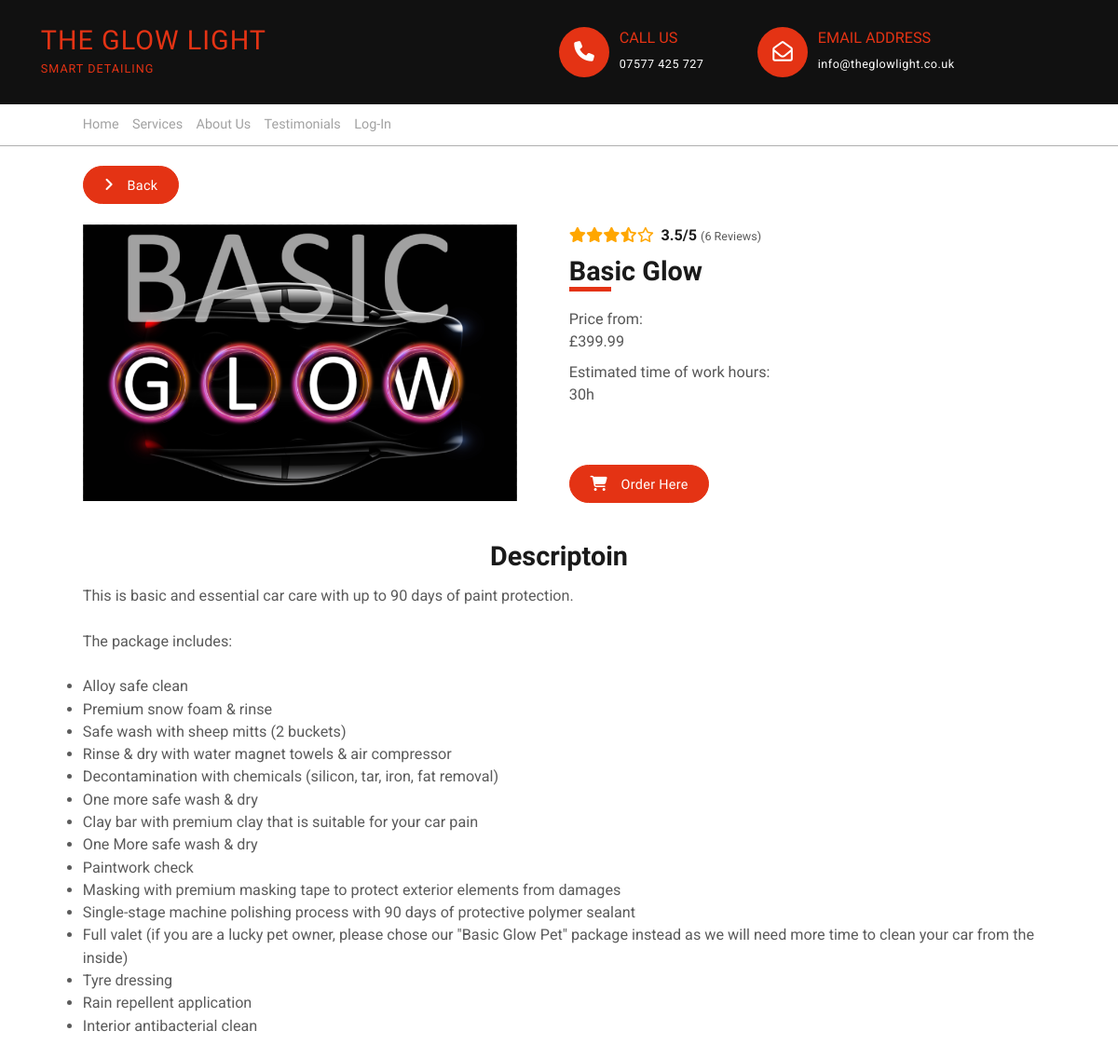
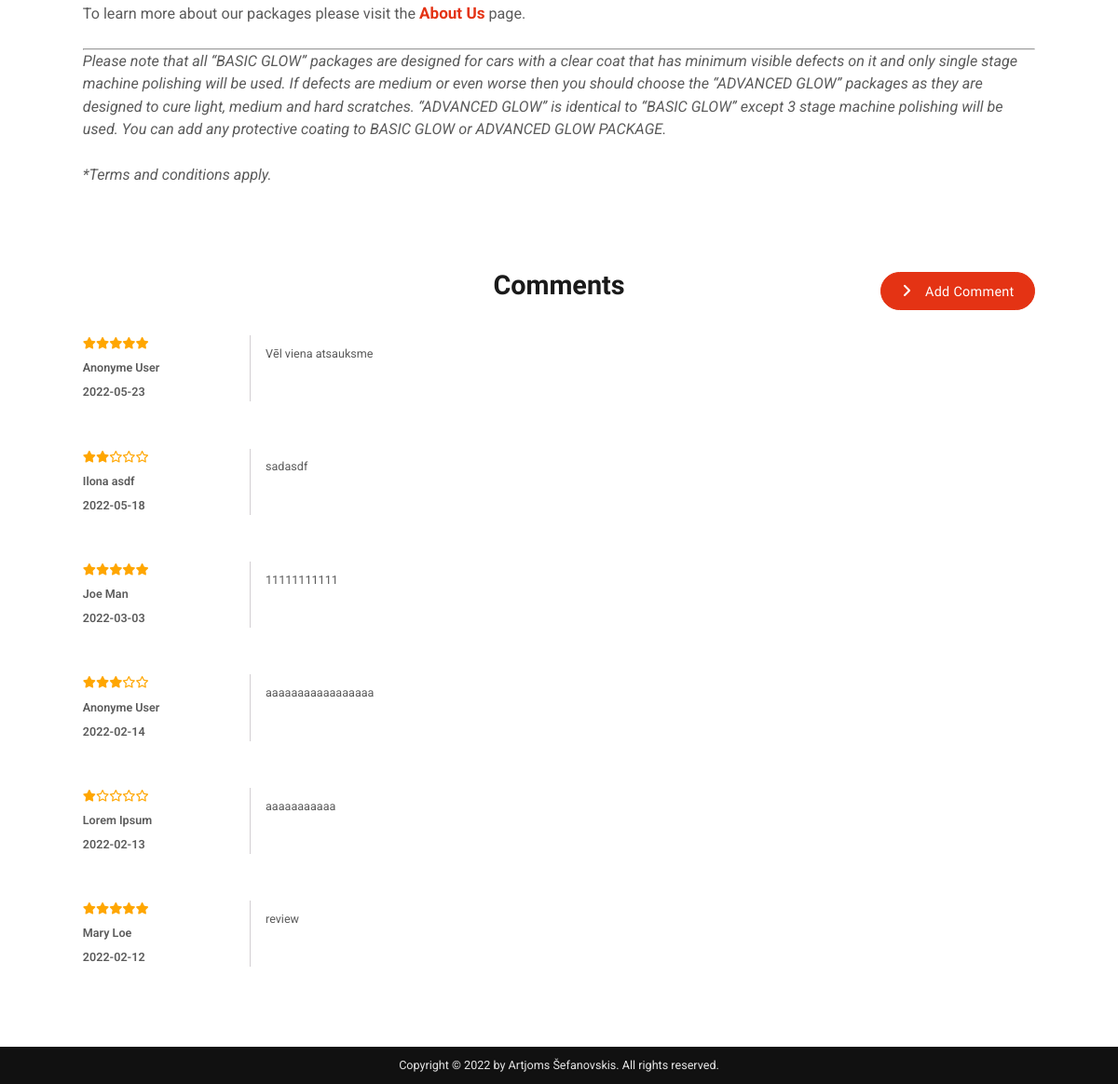
The page /service-page.php?p_id=3 on the database its author committed (2 pictures, top to bottom).
### tables this page shows
CREATE TABLE `services` (
  `service_id` int(11) NOT NULL,
  `service_title` varchar(255) NOT NULL,
  `service_price` float NOT NULL,
  `service_hours` int(11) NOT NULL,
  `service_description` text NOT NULL,
  `service_image` text NOT NULL
);

CREATE TABLE `comments` (
  `comment_id` int(11) NOT NULL,
  `comment_topic_id` int(11) NOT NULL,
  `comment_user_id` int(11) NOT NULL,
  `comment_rating` int(1) NOT NULL,
  `comment_content` text DEFAULT NULL,
  `comment_date` date NOT NULL,
  `comment_isanonyme` tinyint(1) NOT NULL DEFAULT 0,
  `comment_status` varchar(255) NOT NULL DEFAULT 'draft'
);

CREATE TABLE `users` (
  `user_id` int(11) NOT NULL,
  `user_first` varchar(255) NOT NULL,
  `user_last` varchar(255) NOT NULL,
  `user_email` varchar(255) NOT NULL,
  `user_phone` int(9) NOT NULL,
  `user_phone_code` int(5) NOT NULL,
  `user_role` varchar(255) NOT NULL DEFAULT 'user',
  `user_password` varchar(255) NOT NULL
);

### service-page.php (the view, shortened to what this page needs)
<?php include "inc/header.php";?>
<main class="container">
  <link rel="stylesheet" href="css/service-page.css">
  <a class="btn--cta services-back-btn" href="services.php">
    <i class="fas fa-angle-right"></i>
    <span>Back</span>
  </a>
  <?php
    if(isset($_GET['p_id'])){
      $the_service_id = $_GET['p_id'];
      $query = "select s.service_id, s.service_title, s.service_price, s.service_image, s.service_description, s.service_hours, ";
      $query.= "CASE WHEN c.comment_id is null then 0 ELSE COUNT(c.comment_id) END as service_review, ";
      $query.= "CASE WHEN c.comment_rating is null then 0 ELSE round(AVG(c.comment_rating),1) END as service_rating ";
      $query.= "FROM `services` as s ";
      $query.= "LEFT JOIN (select* from comments where comment_status = 'approved') as c on c.comment_topic_id = s.service_id ";
      $query.= "WHERE s.service_id = $the_service_id ";
      $query.= "GROUP BY s.service_id, s.service_title, s.service_price, s.service_image, s.service_hours, s.service_description";
      $select_services = mysqli_query($conn,$query);
      while($row = mysqli_fetch_assoc($select_services)){
        $service_id = $row['service_id'];
        $service_title = $row['service_title'];
        $service_price = $row['service_price'];
        $service_hours = $row['service_hours'];
        $service_rating = $row['service_rating'];
        $service_review = $row['service_review'];
        $service_description = $row['service_description'];
        $service_image = $row['service_image'];
      }
      ?>
      <section class="services-box">
        <div class="services-img-box">
          <img class="services-img" src="img/services-images/<?php echo $service_image; ?>" alt="main picture of service">
        </div>
        <div class="services-content">
          <div class="wrapper">
            <div class="service-rating">
              <div class="service-rating-stars">
                <?php displayStars($service_rating); ?>
              </div>
              <span class="text service-review-score"><strong><?php echo round($service_rating,1); ?>/5</strong></span>
              <span class="text service-review-count">(<?php echo $service_review; ?> Reviews)</span>
            </div>
            <div class="second-header-box">
              <h2 class="second-heading">
              <?php echo $service_title; ?>
              </h2>
              <span class="second-header-line"></span>
            </div>
            <div class="service-price">
              <span class="service-name">
                Price from:
              </span>
              <span class="service-price-number">
              £<?php echo $service_price; ?>
              </span>
            </div>
            <div class="service-labour">
              <span class="service-name">
                Estimated time of work hours:
              </span>
              <span class="service-labour-number">
              <?php echo $service_hours; ?>h
              </span>
            </div>
          </div>
          <a class="btn--cta services-cart-btn" href="prepare_order.php?p_id=<?php echo $service_id ;?>">
            <i class="fas fa-shopping-cart"></i>
            <span>Order Here</span>
          </a>
        </div>
      </section>
      <section class="services-descriptoin-section">
        <h3 class="service-header-h3">Descriptoin</h3>
        <div class="text services-description">
          <p ><?php echo $service_description; ?></p>
        </div>
      </section>
      <section class="services-comments-section">
        <h3 class="service-header-h3">Comments</h3>
        <?php
          $query = "select c.comment_rating, c.comment_date, c.comment_content, c.comment_isanonyme, u.user_first, u.user_last ";
          $query.= "FROM `comments` as c ";
          $query.= "JOIN users as u on u.user_id = c.comment_user_id ";
          $query.= "WHERE comment_topic_id = $the_service_id  and comment_status = 'approved' ";
          $query.= "order by c.comment_date desc ";
          $select_comments = mysqli_query($conn,$query);
          if(mysqli_num_rows($select_comments) == 0){
            echo "<h4 class='empty-comments-msg'>Looks like there are no comments here...</h4>";
          }
          else{
            while($row = mysqli_fetch_assoc($select_comments)){
            $comment_date = $row['comment_date'];
            $comment_content = $row['comment_content'];
            $comment_isanonyme = $row['comment_isanonyme'];
            if ($comment_isanonyme) {
              $comment_author = "Anonyme User";
            }
            else{
              $comment_author = $row['user_first'] . " " . $row['user_last'];
            }
            ?>
            <div class="testimonial-content text">
              <div class="comment-info">
                <div class="comment-rating">
                </div>
                <p class="comment-autgor"><?php echo $comment_author; ?></p>
                <p class="comment-date"><?php echo $comment_date; ?></p>
              </div>
              <div class="comment-box">
                <p class="comment-content"><?php echo $comment_content; ?></p>
              </div>
            </div>
            <?php
            }
          }
        ?>
        <a class="btn--cta btn-services-add-comment" href="add_testimonial.php?r_id=<?php echo $service_id; ?>">
          <i class="fas fa-angle-right"></i>
          <span>Add Comment</span>
        </a>
      </section>
  <?php
    }
  ?>
</main>
<?php include "inc/footer.php";?>

### inc/functions.php (shortened to what this page needs)
<?php
function displayStars($rating)
{
  for ($i=0; $i < 5; $i++) {
    if ($rating<1) {
      if ($rating<0.5) {
        echo "<i class='far fa-star'></i>";
      }
      else {
        echo "<i class='fas fa-star-half-alt'></i>";
      }
    }
    else{
      echo "<i class='fas fa-star'></i>";
    }
    $rating-=1;
  }
}
function displayLinks(){
  if(isset($_SESSION['user_id'])){
    echo "<li><a class='main-nav-link' href='profile.php'>Profile</a></li>";
    echo "<li><a class='main-nav-link main-nav-link-last' href='inc/logout.php'>Log-Out</a></li>";
    if($_SESSION['user_role'] == 'admin'){
      echo "<li><a class='main-nav-link' href='admin/index.php'>Admin</a></li>";
    }
  }
  else{
    echo "<li><a class='main-nav-link' href='login.php'>Log-In</a></li>";
  }
}

### css/general.css (style rules this page uses)
* { padding: 0; margin: 0; box-sizing: border-box; }
html { font-size: 62.5%; height: 100%; overflow-x: hidden; }
body { font-family: "Oswald", sans-serif; line-height: 1; font-weight: 400; color: #555; position: relative; min-height: 100vh; overflow-x: hidden; }
.text { font-family: "Roboto", sans-serif; font-size: 1.4rem; line-height: 1.5; color: #5b5b5b; }
.container { max-width: 120rem; padding: 0rem 3.2rem; margin: 0rem auto; }
.second-header-box { display: flex; justify-content: space-between; margin-bottom: 3.2rem; position: relative; }
.second-heading { font-size: 3.2rem; color: #1a1a1a; }
.second-header-line { display: inline-block; border-top: 5px solid #e43314; width: 5rem; position: absolute; left: 0; bottom: -0.8rem; }
.btn--cta, .btn--cta:link, .btn--cta:visited { font-family: "Oswald"; font-weight: 400; letter-spacing: 0.3px; display: inline-block; color: #fff; background-color: #e43314; font-size: 1.6rem; text-decoration: none; padding: 1.2rem 2.4rem; border-radius: 100px; text-align: center; border: #e43314 solid 1px; height: fit-content; min-width: fit-content; }
.btn--cta i { padding-right: 1.2rem; font-size: 1.8rem; }
@media (max-width: 75em) { html { font-size: 56.25%; } }

### css/headerfooter.css (style rules this page uses)
.main-nav-link:link, .main-nav-link:visited { color: #a2a2a2; font-size: 1.6rem; text-decoration: none; font-weight: 400; }

### css/service-page.css (style rules this page uses)
.services-back-btn { margin: 2.4rem 0; }
.services-box { display: grid; grid-template-columns: 1fr 1fr; gap: 2.4rem; margin-bottom: 4.8rem; }
.services-img { height: 33rem; }
.services-content { display: flex; justify-content: space-between; flex-direction: column; }
.wrapper { display: flex; flex-direction: column; font-size: 1.8rem; }
.service-rating-stars { color: #ffa600; font-size: 1.8rem; padding-bottom: 1.8rem; padding-right: 0.4rem; display: inline-block; }
.service-review-score { font-size: 1.8rem; color: #1a1a1a; }
.service-price { margin-bottom: 1.8rem; }
.service-name { display: block; margin-bottom: 0.9rem; }
.services-cart-btn { width: max-content; }
.services-descriptoin-section { margin-bottom: 4.8rem; }
.service-header-h3 { color: #1a1a1a; font-size: 3.2rem; text-align: center; margin-bottom: 1.8rem; }
.services-description { font-size: 1.8rem; height: max-content; }
.description-link:link, .description-link:visited { font-size: 1.9rem; font-weight: bold; color: #e43314; text-decoration: none; }
.services-comments-section { padding-bottom: 9.6rem; position: relative; }
.btn-services-add-comment { position: absolute; top: 0; right: 0; }
.testimonial-content { margin: 3.2rem 0; padding: 1.2rem 0; display: flex; gap: 1.8rem; }
.comment-info { padding-right: 1.2rem; border-right: 1px #d3ced2 solid; display: flex; flex-direction: column; width: 20rem; gap: 0.8rem; font-weight: 600; }
.comment-rating { color: #ffa600; width: 12rem; }
.comment-content { padding-top: 1.2rem; margin-bottom: 1.2rem; }

### rows shown on the page
services: service_image (picture), service_title "Basic Glow", service_price "399.99", service_hours "30", service_description "This is basic and essential car care with up to 90 days of paint protection. The package includes: Alloy safe clean Premium snow foam & rinse Safe wash with sheep mitts (2 buckets) Rinse & dry with water magnet towels & air compressor Decontamination with chemicals (silicon, tar, iron, fat removal) One more safe wash & dry Clay bar with premium clay that is suitable for your car pain One More safe wash & dry Paintwork check Masking with premium masking tape to protect exterior elements from damages Single-stage machine polishing process with 90 days of protective polymer sealant Full valet (if you are a lucky pet owner, please chose our \"Basic Glow Pet\" package instead as we will need more…"
comments: comment_isanonyme "Anonyme User", comment_date "2022-05-23", comment_content "Vēl viena atsauksme"
comments: comment_user.user_last "Ilona asdf", comment_date "2022-05-18", comment_content "sadasdf"
comments: comment_user.user_last "Joe Man", comment_date "2022-03-03", comment_content "11111111111"
comments: comment_isanonyme "Anonyme User", comment_date "2022-02-14", comment_content "aaaaaaaaaaaaaaaaa"
comments: comment_user.user_last "Lorem Ipsum", comment_date "2022-02-13", comment_content "aaaaaaaaaaa"
comments: comment_user.user_last "Mary Loe", comment_date "2022-02-12", comment_content "review"

### other values the page prints
$service_rating "3.5"
$service_review "6"
